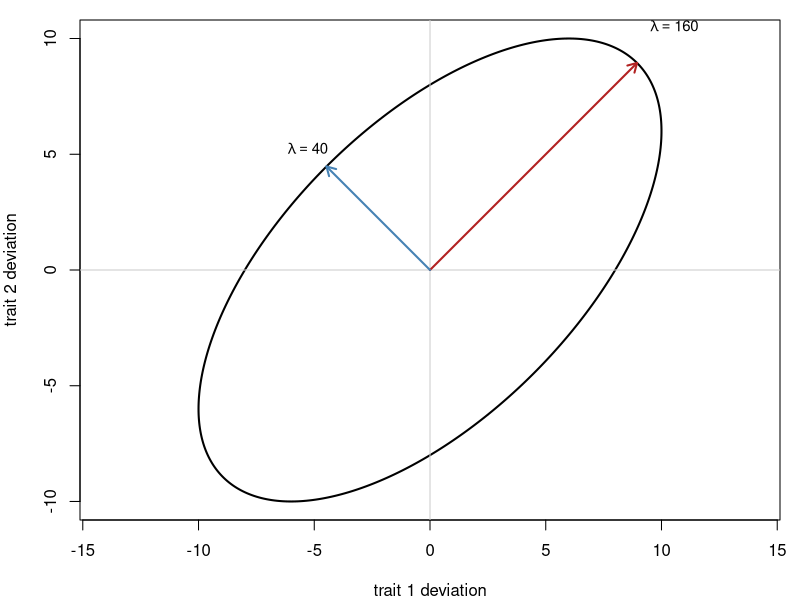

Write the R code that produced this figure.
## ---- chunk 1
#| label: ch01-setup
#| include: false
library(Matrix)
options(digits = 7)
## ---- chunk 2
#| label: ch01-data-matrix
# The measurement table above, as a matrix. byrow = TRUE fills it the way the
# table reads: across row 1, then across row 2.
Y <- matrix(c(48, 25,
              52, 28,
              41, 22,
              45, 25), nrow = 4, byrow = TRUE)
Y

dim(Y)      # rows first, always: 4 by 2
Y[3, 2]     # row 3, column 2 -- lamb 3's loin depth, 22

# One column on its own is a vector. We will use the weights repeatedly, so
# give them a name now.
y <- Y[, 1]
y
## ---- chunk 3
#| label: ch01-linear-combination
1 * Y[, 1] + 2 * Y[, 2]     # 98 for lamb 1, and the other three
## ---- chunk 4
#| label: ch01-transpose
t(Y)                    # 4 x 2 becomes 2 x 4
all.equal(t(t(Y)), Y)   # transposing twice returns the original
## ---- chunk 5
#| label: ch01-add-covariance
G <- matrix(c(36, 12,
              12,  9), nrow = 2)   # additive genetic covariances
R <- matrix(c(64,  4,
               4, 16), nrow = 2)   # residual covariances
P <- G + R                         # phenotypic covariances, element by element
P

# Heritabilities: the diagonal of G over the diagonal of P. diag() pulls out
# the main diagonal of a square matrix -- the elements defined in section 1.2.
diag(G) / diag(P)

# Correlations: an off-diagonal over the root of the product of its diagonals.
G[1, 2] / sqrt(G[1, 1] * G[2, 2])   # genetic,     0.667
R[1, 2] / sqrt(R[1, 1] * R[2, 2])   # residual,    0.125
P[1, 2] / sqrt(P[1, 1] * P[2, 2])   # phenotypic,  0.32
## ---- chunk 6
#| label: ch01-matmul
# The bookkeeping table of the walk above: one column per flock.
W <- cbind(flockA = c(1, 1, 0, 0),
           flockB = c(0, 0, 1, 1))
W

# Transpose it, then multiply. The two flock totals we worked by hand: 100, 86.
t(W) %*% y

# W'W counts instead of summing: how many lambs are in each flock.
t(W) %*% W
## ---- chunk 7
#| label: ch01-crossprod
all.equal(crossprod(W), t(W) %*% W)
all.equal(crossprod(W, y), t(W) %*% y)
## ---- chunk 8
#| label: ch01-transpose-add
# matrix() fills COLUMN by column, so read these down the columns, not across.
A <- matrix(c(2, 0,
              1, 3), nrow = 2)
B <- matrix(c(1, 2,
              4, 0), nrow = 2)
A
B

t(A %*% B)      # (AB)'
t(B) %*% t(A)   # B'A' -- the same
t(A) %*% t(B)   # A'B' -- not the same
## ---- chunk 9
#| label: ch01-special
diag(3)                        # the identity, 3 x 3
diag(c(2, 5, 9))               # a diagonal matrix from a vector
matrix(1, nrow = 2, ncol = 3)  # J, all ones, 2 x 3

# Y is the measurement matrix from section 1.2.
nrow(Y)
ncol(Y)
t(Y)                           # not square: transposing turns 4 x 2 into 2 x 4

# A matrix that is mostly zeros, stored sparsely: only the positions of the
# non-zeros are kept, and a dot is printed wherever a zero would be.
Matrix(diag(4), sparse = TRUE)
## ---- chunk 10
#| label: ch01-build-Xy
lambs <- data.frame(lamb  = 1:4,
                    flock = c("A", "A", "B", "B"),
                    wt    = c(48, 52, 41, 45))
lambs

# y is just the column of weights.
y <- lambs$wt
y

# X, built exactly as it is written on the page: a column of ones for flock B's
# baseline, then a 1 wherever the lamb is in flock A.
baseline <- c(1, 1, 1, 1)
flockA   <- c(1, 1, 0, 0)
X <- cbind(baseline, flockA)
X
## ---- chunk 11
#| label: ch01-xtx
crossprod(X)        # X'X -- the table of counts
crossprod(X, y)     # X'y -- the table of sums

# Xb hands each record its fitted value. b is solved for in §1.9.
b_hat <- c(43, 7)
X %*% b_hat
## ---- chunk 12
#| label: ch01-model-matrix
# The same X, from a formula. Listing flock B first makes it the baseline,
# which is the parameterisation we wrote out above.
lambs$flock <- factor(lambs$flock, levels = c("B", "A"))
X_auto <- model.matrix(~ flock, data = lambs)
X_auto

# Two cosmetic differences from the X we built by hand: the first column is
# called "(Intercept)" rather than "baseline", and model.matrix() attaches
# bookkeeping attributes of its own. Ignore both -- the numbers are identical.
all.equal(X, X_auto, check.attributes = FALSE)
## ---- chunk 13
#| label: ch01-rank-det
X3 <- cbind(baseline = 1, flockA = c(1, 1, 0, 0), flockB = c(0, 0, 1, 1))
qr(X3)$rank                    # 2, not 3
det(crossprod(X3))             # 0
det(crossprod(X))              # 4, the full-rank version

Gsing <- matrix(100, nrow = 2, ncol = 2)
det(Gsing)
# solve() computes an inverse; section 1.9 is where that is explained. Here it
# is only being asked for one that does not exist, to show what R does about it.
try(solve(Gsing))
## ---- chunk 14
#| label: ch01-timing
set.seed(2024)
big_X <- matrix(rnorm(600 * 500), nrow = 600, ncol = 500)
big_A <- crossprod(big_X)          # 500 x 500, symmetric, full rank
big_b <- rnorm(500)

time_solve  <- system.time(solve(big_A, big_b))
time_invert <- system.time(solve(big_A) %*% big_b)

time_solve[["elapsed"]]     # solve(A, b)
time_invert[["elapsed"]]    # solve(A) %*% b
## ---- chunk 15
#| label: ch01-inverse-solve
XtX <- crossprod(X)
Xty <- crossprod(X, y)

solve(XtX)              # the inverse we found by hand
solve(XtX, Xty)         # b-hat = 43, 7 -- solve directly, the right way
solve(XtX) %*% Xty      # same answer, by forming the inverse first
## ---- chunk 16
#| label: ch01-ginv
XtX3 <- crossprod(X3)
Xty3 <- crossprod(X3, y)

# G-inverse 1: drop the baseline. Invert the 2 x 2 corner belonging to the two
# flock columns, and leave the baseline's row and column as zeros.
Ginv_drop_baseline <- matrix(0, nrow = 3, ncol = 3)
Ginv_drop_baseline[2:3, 2:3] <- solve(XtX3[2:3, 2:3])

# G-inverse 2: drop the flock B column instead.
Ginv_drop_flockB <- matrix(0, nrow = 3, ncol = 3)
Ginv_drop_flockB[1:2, 1:2] <- solve(XtX3[1:2, 1:2])

# Each one really is a generalized inverse: A A- A = A.
all.equal(XtX3 %*% Ginv_drop_baseline %*% XtX3, XtX3)
all.equal(XtX3 %*% Ginv_drop_flockB   %*% XtX3, XtX3)

# Three solutions, and they disagree completely.
b_drop_baseline <- Ginv_drop_baseline %*% Xty3
b_drop_flockB   <- Ginv_drop_flockB   %*% Xty3
b_moore_penrose <- MASS::ginv(XtX3)   %*% Xty3

rbind(drop_baseline = drop(b_drop_baseline),
      drop_flockB   = drop(b_drop_flockB),
      moore_penrose = drop(b_moore_penrose))

# The fitted values are identical for all three.
rbind(drop_baseline = drop(X3 %*% b_drop_baseline),
      drop_flockB   = drop(X3 %*% b_drop_flockB),
      moore_penrose = drop(X3 %*% b_moore_penrose))
## ---- chunk 17
#| label: ch01-kron-hadamard
# From here A is the relationship matrix, not the generic 2 x 2 of section 1.3.
A  <- matrix(c(1, 0.5,
               0.5, 1), nrow = 2)    # two full sibs
G0 <- matrix(c(36, 12,
               12,  9), nrow = 2)    # the two traits

# Kronecker: %x% is the operator, kronecker() the spelled-out name.
G0 %x% A      # animal within trait
A %x% G0      # trait within animal

# Hadamard: * is element-wise, NOT matrix multiplication.
A * A         # A # A, for additive x additive epistasis

# Invert the two small factors instead of the big product -- same answer.
all.equal(solve(G0 %x% A), solve(G0) %x% solve(A))

# Direct sum: two unrelated sib pairs, no covariance across the blocks.
as.matrix(bdiag(A, A))
## ---- chunk 18
#| label: ch01-cholesky
M <- matrix(c(100, 60,
               60, 100), nrow = 2)

chol(M)           # R, UPPER triangular: 10 6 / 0 8
L <- t(chol(M))   # transpose it to get the L of the hand calculation
L

# Always check: LL' must give M back.
all.equal(L %*% t(L), M)
## ---- chunk 19
#| label: ch01-cholesky-sim
set.seed(2024)
z <- matrix(rnorm(2 * 10000), nrow = 2)   # 10,000 pairs, independent
a <- L %*% z                              # now correlated

round(cov(t(a)), 1)    # recovers M: 100, 60 / 60, 100
## ---- chunk 20
#| label: ch01-logdet
2 * sum(log(diag(L)))
log(det(M))
## ---- chunk 21
#| label: fig-ellipse
#| fig-cap: "The covariance ellipse of Example C, with its eigenvectors drawn as axes. The long axis is the 'both traits together' direction (eigenvalue 160); the short axis is the contrast direction (eigenvalue 40)."
#| fig-width: 5.5
#| fig-height: 5.5
#| out-width: "68%"
#| code-fold: true
# Folded: this is plot cosmetics, not algebra. The eigen-decomposition itself
# is in the visible chunk below.
eig <- eigen(M)
angle <- seq(0, 2 * pi, length.out = 400)
pts <- eig$vectors %*% diag(sqrt(eig$values)) %*% rbind(cos(angle), sin(angle))

par(mar = c(4, 4, 1, 1))
plot(pts[1, ], pts[2, ], type = "l", asp = 1, lwd = 2,
     xlab = "trait 1 deviation", ylab = "trait 2 deviation")
abline(h = 0, v = 0, col = "grey80")
for (j in 1:2) {
  axis_j <- eig$vectors[, j] * sqrt(eig$values[j])
  arrows(0, 0, axis_j[1], axis_j[2], lwd = 2, length = 0.1,
         col = c("firebrick", "steelblue")[j])
  text(axis_j[1] * 1.18, axis_j[2] * 1.18,
       bquote(lambda == .(eig$values[j])), cex = 0.9)
}
## ---- chunk 22
#| label: ch01-eigen
eig <- eigen(M)
eig$values      # 160 and 40
eig$vectors     # the sum axis and the contrast axis, scaled to length 1

# The determinant is the product of the eigenvalues.
det(M)
prod(eig$values)

# The trace is their sum.
sum(diag(M))
sum(eig$values)

# All eigenvalues positive means positive definite: a valid covariance matrix.
all(eig$values > 0)

# The rg = 1 matrix is not: one eigenvalue is exactly zero.
eigen(matrix(100, nrow = 2, ncol = 2))$values
## ---- chunk 23
#| label: ch01-quadforms
b_hat <- drop(solve(crossprod(X), crossprod(X, y)))
e <- drop(y - X %*% b_hat)
e

# The residual sum of squares is the quadratic form e'e.
ete <- drop(crossprod(e))
ete

df <- nrow(X) - qr(X)$rank      # 4 - 2 = 2
df
ete / df                        # sigma-hat squared = 8

# The sums-of-squares partition: total = model + residual.
yty <- drop(crossprod(y))
ss_model <- drop(b_hat %*% crossprod(X, y))
yty
ss_model
yty - ss_model                  # back to 16

# The hat matrix turns observations into fitted values; its trace is the rank.
H <- X %*% solve(crossprod(X)) %*% t(X)
sum(diag(H))
qr(X)$rank
## ---- chunk 24
#| label: ch01-var-linear
# A is now the 3 x 3 relationship matrix: sire S, and his two full-sib progeny.
A <- matrix(c(1.0, 0.5, 0.5,
              0.5, 1.0, 0.5,
              0.5, 0.5, 1.0), nrow = 3, byrow = TRUE)

# Z links the two records to their animals. The sire's column is all zeros:
# he has no record of his own.
Z <- matrix(c(0, 1, 0,
              0, 0, 1), nrow = 2, byrow = TRUE)

sigma2_a <- 36
sigma2_e <- 64

G <- A * sigma2_a          # relationships become a covariance matrix
R <- diag(sigma2_e, 2)     # residuals, independent

ZGZt <- Z %*% G %*% t(Z)   # Var(Zu): the sibs' corner of G
ZGZt

V <- ZGZt + R              # Var(y)
V

# Everything a breeder reads off V.
sigma2_a / V[1, 1]         # h2 = 0.36
V[1, 2] / V[1, 1]          # 0.18, the sibs' phenotypic correlation, = h2 / 2
## ---- chunk 25
#| label: ch01-var-linear-sim
set.seed(2024)
n_sim <- 50000

L <- t(chol(G))                                    # section 1.12
u <- L %*% matrix(rnorm(3 * n_sim), nrow = 3)      # breeding values for S, 1, 2
e <- matrix(rnorm(2 * n_sim, sd = sqrt(sigma2_e)), nrow = 2)
y_sim <- Z %*% u + e

round(cov(t(y_sim)), 1)     # converges on V: 100, 18 / 18, 100
## ---- chunk 26
#| label: ch01-contrast-se
k <- c(0, 1)                       # picks out the flock A advantage
XtX_inv <- solve(crossprod(X))
sigma2_e_hat <- 8                  # from section 1.14

var_contrast <- drop(t(k) %*% XtX_inv %*% k) * sigma2_e_hat
var_contrast
sqrt(var_contrast)                 # standard error, 2.83 kg
